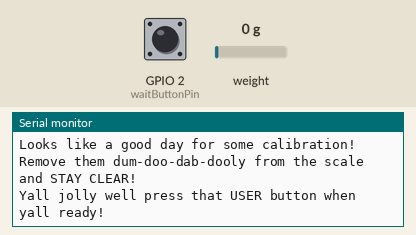
Recording of a sketch running on a simulated ESP8266 (NodeMCU). Shown: the last lines printed to the serial monitor. The inputs (shaded band) are chosen by the test bench; at power-on: weight on the scale 0 g, GPIO 2 (waitButtonPin) HIGH.

Above: at 1.3 s.
1.4 s: weight on the scale set to 100 g
At 3.9 s:
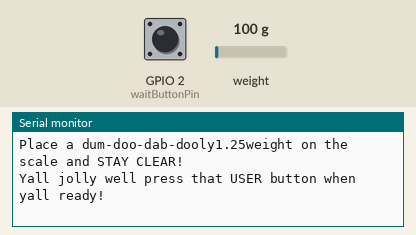
4.2 s: weight on the scale set to 1250 g
At 5.5 s:
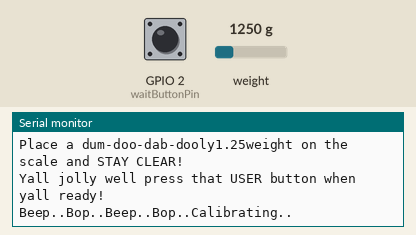
22.1 s: weight on the scale set to 2500 g
At 29.38 s:
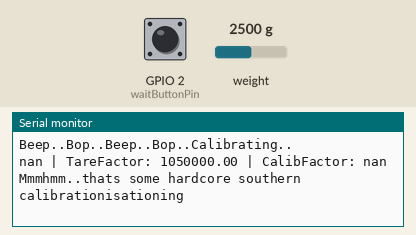

The sketch:

calibration.ino
```cpp
#include <ESP8266WiFi.h>
#include <Q2HX711.h>

const byte hx711_data_pin = 4;
const byte hx711_clock_pin = 5;
float tareFactor = 0;
float calibFactor = -1;
float calibWeight = 1.25;
Q2HX711 hx711(hx711_data_pin, hx711_clock_pin);

int waitButtonPin = 2;
bool currentState = HIGH;


void tare() {
  tareFactor = hx711.read();
}

float readLikeABoss() {
  float cool = (hx711.read() - tareFactor) / calibFactor;
  return (cool / 1000);
}

float readLikeASuperBoss(int repeat) {
  float cool = 0;
  for (int i = 0; i < repeat; i++) {
    cool += (hx711.read() - tareFactor) / calibFactor;
    delay(10);
  }
  return (cool / repeat);
}

float printLikeASuperBoss(int repeat) {
  Serial.println(String(readLikeASuperBoss(repeat)) + " | TareFactor: " + String(tareFactor) + " | CalibFactor: " + String(calibFactor));
}

void buttonWait() {
  int buttonState;
  int lastButtonState = HIGH;
  long lastDebounceTime = 0;
  long debounceDelay = 100;
  while (true) {
    int reading = digitalRead(waitButtonPin);
    if (reading != lastButtonState) {
      lastDebounceTime = millis();
    }
    if ((millis() - lastDebounceTime) > debounceDelay) {
      if (reading != buttonState) {
        buttonState = reading;
        if (buttonState == HIGH) {
          break;
        }
      }
    }
  }
}

void setup() {
  Serial.begin(9600);
  delay(100);
  pinMode(waitButtonPin, INPUT);
}


void loop() {
  Serial.println("Howdy Folks!");
  delay(50);
  Serial.println("Looks like a good day for some calibration!");
  delay(50);
  Serial.println("Remove them dum-doo-dab-dooly from the scale and STAY CLEAR!");
  Serial.println("Yall jolly well press that USER button when yall ready!");
  buttonWait();
  delay(100);
  tare();
  delay(100);
  printLikeASuperBoss(20);
  Serial.println("Place a dum-doo-dab-dooly" + String(calibWeight) + "weight on the scale and STAY CLEAR!");
  Serial.println("Yall jolly well press that USER button when yall ready!");
  buttonWait();
  calibFactor *= readLikeASuperBoss(20) / calibWeight;
  Serial.println("Beep..Bop..Beep..Bop..Calibrating..");
  printLikeASuperBoss(20);
  Serial.println("Mmmhmm..thats some hardcore southern calibrationisationing");
  delay(100);
  buttonWait();
}
```

Measured:
- after the input at 1.4 s, the serial monitor: prints a new line after 1.4 s (image 1)
- after the input at 22.1 s, the serial monitor: prints a new line after 2.6 s (image 3)
